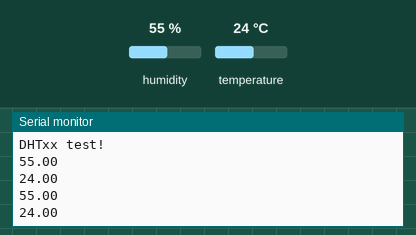
A sketch run on a simulated Arduino Uno, built with avr-gcc and run on an emulated ATmega328P. Shown: the last lines printed to the serial monitor. The test bench sets the inputs (shaded band); at power-on: humidity 55 %, temperature 24 °C.

Above: at 4.8 s.
4.9 s: humidity set to 22 %
At 7.2 s:
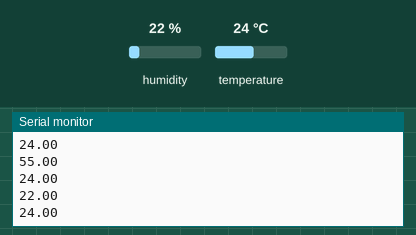
7.9 s: temperature set to 12 °C
At 8.4 s:
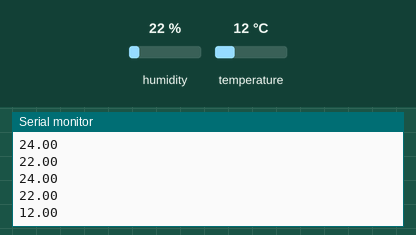
10.9 s: humidity set to 40 %
At 13.2 s:
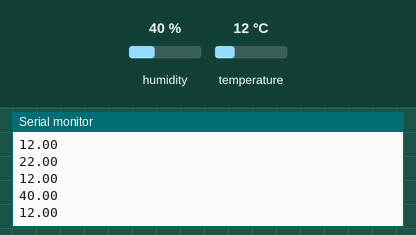
Timing chart, 0 to 14.7 s (numbered marks = the images above; inputs shaded):
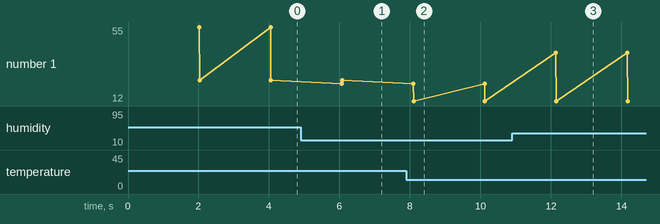

Measured:
- after the input at 4.9 s, the serial monitor: prints a new line after 1.2 s (image 1)
- after the input at 7.9 s, the serial monitor: prints a new line after 0.20 s (image 2)
- after the input at 10.9 s, the serial monitor: prints a new line after 1.2 s (image 3)
- plotted number 1: 24 → 12 after the input at 7.9 s

The sketch:

DHT_1.ino
```cpp
#include "DHT.h"

// DHT_1.ino
DHT dht(3,DHT11);
void setup() {
	Serial.begin(9600);
	Serial.println("DHTxx test!");
	dht.begin();

}

void loop() {
	delay(2000);
	Serial.println(dht.readHumidity());
	Serial.println(dht.readTemperature());
}
```
